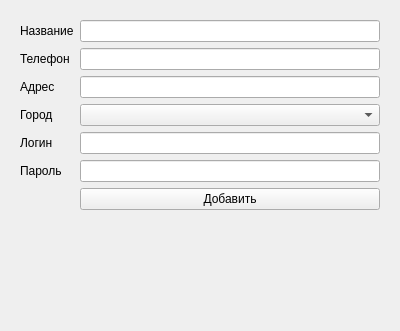
<?xml version="1.0" encoding="UTF-8"?>
<ui version="4.0">
 <class>Form</class>
 <widget class="QWidget" name="Form">
  <property name="geometry">
   <rect>
    <x>0</x>
    <y>0</y>
    <width>400</width>
    <height>331</height>
   </rect>
  </property>
  <property name="windowTitle">
   <string>Form</string>
  </property>
  <layout class="QVBoxLayout" name="verticalLayout">
   <item>
    <widget class="QWidget" name="widget" native="true">
     <layout class="QFormLayout" name="formLayout">
      <item row="3" column="0">
       <widget class="QLabel" name="cB">
        <property name="text">
         <string>Город</string>
        </property>
       </widget>
      </item>
      <item row="3" column="1">
       <widget class="QComboBox" name="city">
        <property name="frame">
         <bool>true</bool>
        </property>
       </widget>
      </item>
      <item row="4" column="0">
       <widget class="QLabel" name="lB">
        <property name="text">
         <string>Логин</string>
        </property>
       </widget>
      </item>
      <item row="4" column="1">
       <widget class="QLineEdit" name="login"/>
      </item>
      <item row="5" column="0">
       <widget class="QLabel" name="pB">
        <property name="text">
         <string>Пароль</string>
        </property>
       </widget>
      </item>
      <item row="5" column="1">
       <widget class="QLineEdit" name="passw"/>
      </item>
      <item row="6" column="1">
       <widget class="QPushButton" name="btn">
        <property name="text">
         <string>Добавить</string>
        </property>
       </widget>
      </item>
      <item row="0" column="0">
       <widget class="QLabel" name="nB">
        <property name="text">
         <string>Название</string>
        </property>
       </widget>
      </item>
      <item row="0" column="1">
       <widget class="QLineEdit" name="name"/>
      </item>
      <item row="1" column="0">
       <widget class="QLabel" name="phB">
        <property name="text">
         <string>Телефон</string>
        </property>
       </widget>
      </item>
      <item row="2" column="0">
       <widget class="QLabel" name="aB">
        <property name="text">
         <string>Адрес</string>
        </property>
       </widget>
      </item>
      <item row="1" column="1">
       <widget class="QLineEdit" name="phone"/>
      </item>
      <item row="2" column="1">
       <widget class="QLineEdit" name="addr"/>
      </item>
     </layout>
    </widget>
   </item>
  </layout>
 </widget>
 <resources/>
 <connections/>
</ui>
